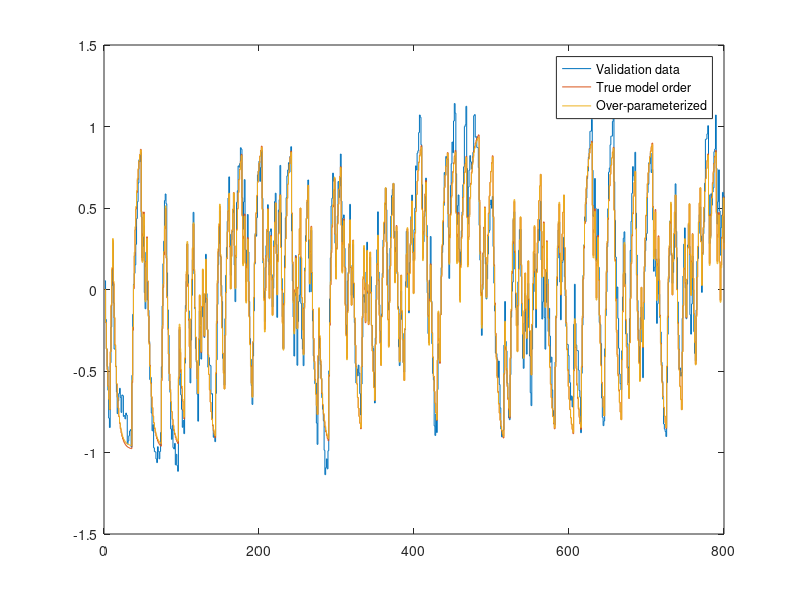
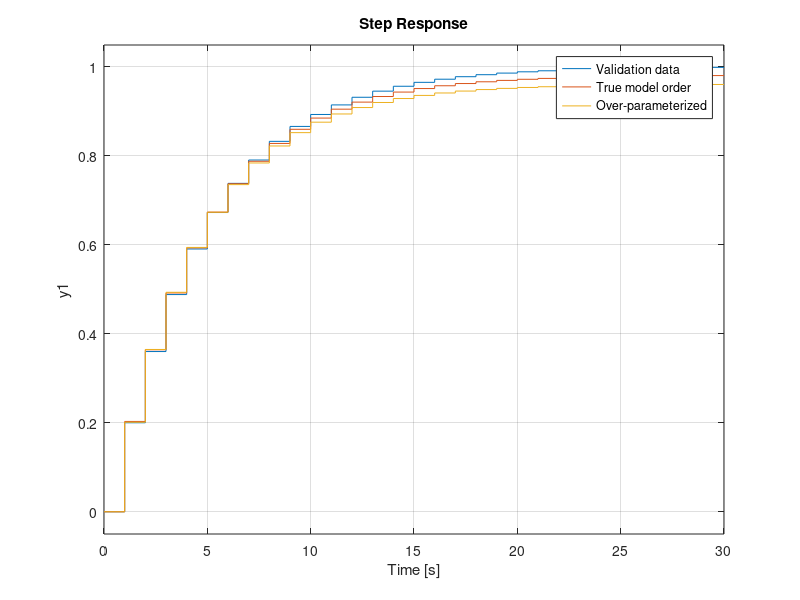
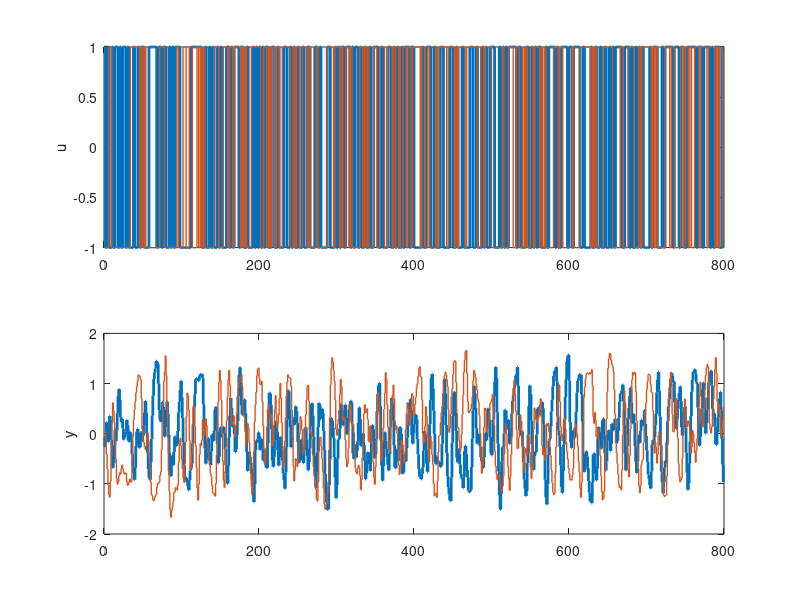

These charts were generated, in order, by the following MATLAB code:
% MR2007
% Generating data sets for the students to work on to identitfy the model

% Kjartan Halvorsen
% 2017-04-21

h = 1;
noisestd = 0.1;
sigma = 0.08;

%% Model 1, first order, one pole no zeros
p1 = 0.8;
H1 = tf([1-p1], [1, -p1], h);
[num, den] = tfdata(H1);
H1e = tf([1, 0], den{1}, h)


% Generate identification data
N = 400;
t = (0:(2*N-1))'*h;

uu = 2*( -0.5 + randi([0,1], 1, N) );
u = cat(1, uu, uu);
u1 = u(:);
e1 = sigma*randn(size(u1));     

y1 = lsim(H1, u1) + lsim(H1e, e1);

% Generate validation sequence
uu = 2*( -0.5 + randi([0,1], 1, N) );
uv = cat(1, uu, uu);
u1_val = uv(:);
ev1 = sigma*randn(size(u1_val));

y1_val = lsim(H1, u1_val) + lsim(H1e, ev1);


%% Model 2, first order, one pole, one zero one delay
p2 = 0.9;
z2 = -0.6;
H2 = tf((1-p2)/(1-z2)*[1, -z2], [1, -p2, 0], h)
[num, den] = tfdata(H2);
H2e = tf([1, 0, 0], den{1}, h)

u2 = u1;
u2_val = u1_val;
y2 = lsim(H2, u2) + lsim(H2e, e1);
y2_val = lsim(H2, u2_val) + lsim(H2e, ev1);


figure(2)
clf
subplot(211)
stairs(t, u2, 'linewidth', 2)
hold on
stairs(t, u2_val, 'linewidth', 1)
ylabel('u')
subplot(212)
ylabel('y')
stairs(t, y2_val, 'linewidth', 1)
hold on
plot(t, y2, 'o')


%% Model 3, second order, two poles, no zero, no delay
p31 = 0.7 + 0.3*1j;
p32 = 0.7 - 0.3*1j;
den = conv([1, -p31], [1, -p32]);
k3 = sum(den);
H3 = zpk([],[p31, p32], k3, h);

[num, den] = tfdata(H3);
H3e = tf([1, 0, 0], den{1}, h)

u3 = u1;
u3_val = u1_val;
y3 = lsim(H3, u3) + lsim(H3e, e1);
y3_val = lsim(H3, u3_val) + lsim(H3e, ev1);

figure(3)
clf
subplot(211)
stairs(t, u3, 'linewidth', 2)
hold on
stairs(t, u3_val, 'linewidth', 1)
ylabel('u')
subplot(212)
stairs(t, y3, 'linewidth', 2)
ylabel('y')
hold on
stairs(t, y3_val, 'linewidth', 1)

save('sysid_exercise_data.mat', ...
    'u1', 'y1', 'u1_val', 'y1_val',...
    'u2', 'y2', 'u2_val', 'y2_val',...
    'u3', 'y3', 'u3_val', 'y3_val')

 
%% Estimation with least squares "by hand"

% Model 1 - one pole, no zero, no delay
Phi_1 = [-y1(1:end-1), u1(1:end-1)];
par_1 = Phi_1 \ y1(2:end);

disp('Estimation of first-order model with one pole, no zero')
disp(sprintf('Estimated pole: %f    True pole: %f', [-par_1(1), p1]))
disp(sprintf('Estimated gain: %f    True gain: %f', [par_1(2), 1-p1]))

% Model 2 - one pole, one zero, one delay

Phi_2 = [-y2(2:end-1), u2(2:end-1), u2(1:end-2)];
par_2 = Phi_2 \ y2(3:end);

disp('Estimation of first-order model with one pole, one zero and one delay')
disp(sprintf('Estimated pole: %f    True pole: %f', [par_2(1), p2]))
disp(sprintf('Estimated zero: %f    True zero: %f', [-par_2(3)/par_2(2), z2]))

% Model 3 - Second order, two poles, no zeros, no delays

Phi_3 = [-y3(2:end-1), -y3(1:end-2), u3(1:end-2)];
par_3 = Phi_3 \ y3(3:end);
a = [1, par_3(1:2)'];
p3hat = roots(a);

disp('Estimation of second-order model with two poles, no zero, no delay')
disp(sprintf('Estimated poles: %f + %f i and %f + %f i    ', ...
    [real(p3hat(1)), imag(p3hat(1)), real(p3hat(2)), imag(p3hat(2))]))
disp(sprintf('True poles: %f + %f i and %f + %f i', ...
    [real(p31), imag(p31), real(p32), imag(p32)]))
disp(sprintf('Estimated gain: %f    True gain: %f', [par_3(3), k3]))


% Try over-parameterized model for system 1

Phi_12 = [-y1(2:end-1), -y1(1:end-2), u1(2:end-1), u1(1:end-2)];
par_12 = Phi_12 \ y1(3:end);
a = [1, par_12(1:2)'];
b = par_12(3:4)';
[num, den] = tfdata(H1);

disp('Estimation of over-parameterized second-order model with two poles, one zero, no delay')
disp(sprintf('Estimated A(q): [%f,  %f,  %f]', a))
disp(sprintf('True A(q): [1, %f]', -p1))
disp(sprintf('Estimated B(q): [%f, %f]', b))
disp(sprintf('True B(q): %f',1-p1))


%% Simulate and plot 
H1hat = tf(par_1(2), [1, par_1(1)], 1);
H1hat2 = tf(b, a, 1);
y1_val_hat = lsim(H1hat, u1_val);
y1_val_hat2 = lsim(H1hat2, u1_val);
figure(1)
clf
stairs(y1_val)
hold on
stairs(y1_val_hat)
stairs(y1_val_hat2)
legend('Validation data', 'True model order', 'Over-parameterized')

figure(2)
clf
step(H1, H1hat, H1hat2)
legend('Validation data', 'True model order', 'Over-parameterized')
